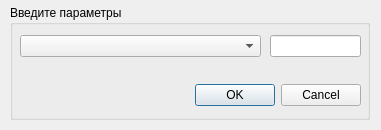
<?xml version="1.0" encoding="UTF-8"?>
<ui version="4.0">
 <class>ProductsSearchDialog</class>
 <widget class="QDialog" name="ProductsSearchDialog">
  <property name="geometry">
   <rect>
    <x>0</x>
    <y>0</y>
    <width>381</width>
    <height>130</height>
   </rect>
  </property>
  <property name="windowTitle">
   <string>Поиск изделий</string>
  </property>
  <widget class="QGroupBox" name="productsSearchGroupBox">
   <property name="geometry">
    <rect>
     <x>10</x>
     <y>5</y>
     <width>360</width>
     <height>115</height>
    </rect>
   </property>
   <property name="maximumSize">
    <size>
     <width>360</width>
     <height>115</height>
    </size>
   </property>
   <property name="title">
    <string>Введите параметры</string>
   </property>
   <widget class="QComboBox" name="productsSearchComboBox">
    <property name="geometry">
     <rect>
      <x>10</x>
      <y>30</y>
      <width>241</width>
      <height>22</height>
     </rect>
    </property>
   </widget>
   <widget class="QLineEdit" name="productsSearchLineEdit">
    <property name="geometry">
     <rect>
      <x>260</x>
      <y>30</y>
      <width>91</width>
      <height>22</height>
     </rect>
    </property>
    <property name="inputMask">
     <string>9999</string>
    </property>
   </widget>
   <widget class="QDialogButtonBox" name="productsSearchButtonBox">
    <property name="geometry">
     <rect>
      <x>130</x>
      <y>70</y>
      <width>221</width>
      <height>41</height>
     </rect>
    </property>
    <property name="orientation">
     <enum>Qt::Horizontal</enum>
    </property>
    <property name="standardButtons">
     <set>QDialogButtonBox::Cancel|QDialogButtonBox::Ok</set>
    </property>
   </widget>
  </widget>
 </widget>
 <resources/>
 <connections>
  <connection>
   <sender>productsSearchButtonBox</sender>
   <signal>accepted()</signal>
   <receiver>ProductsSearchDialog</receiver>
   <slot>accept()</slot>
   <hints>
    <hint type="sourcelabel">
     <x>248</x>
     <y>254</y>
    </hint>
    <hint type="destinationlabel">
     <x>157</x>
     <y>274</y>
    </hint>
   </hints>
  </connection>
  <connection>
   <sender>productsSearchButtonBox</sender>
   <signal>rejected()</signal>
   <receiver>ProductsSearchDialog</receiver>
   <slot>reject()</slot>
   <hints>
    <hint type="sourcelabel">
     <x>316</x>
     <y>260</y>
    </hint>
    <hint type="destinationlabel">
     <x>286</x>
     <y>274</y>
    </hint>
   </hints>
  </connection>
 </connections>
</ui>
